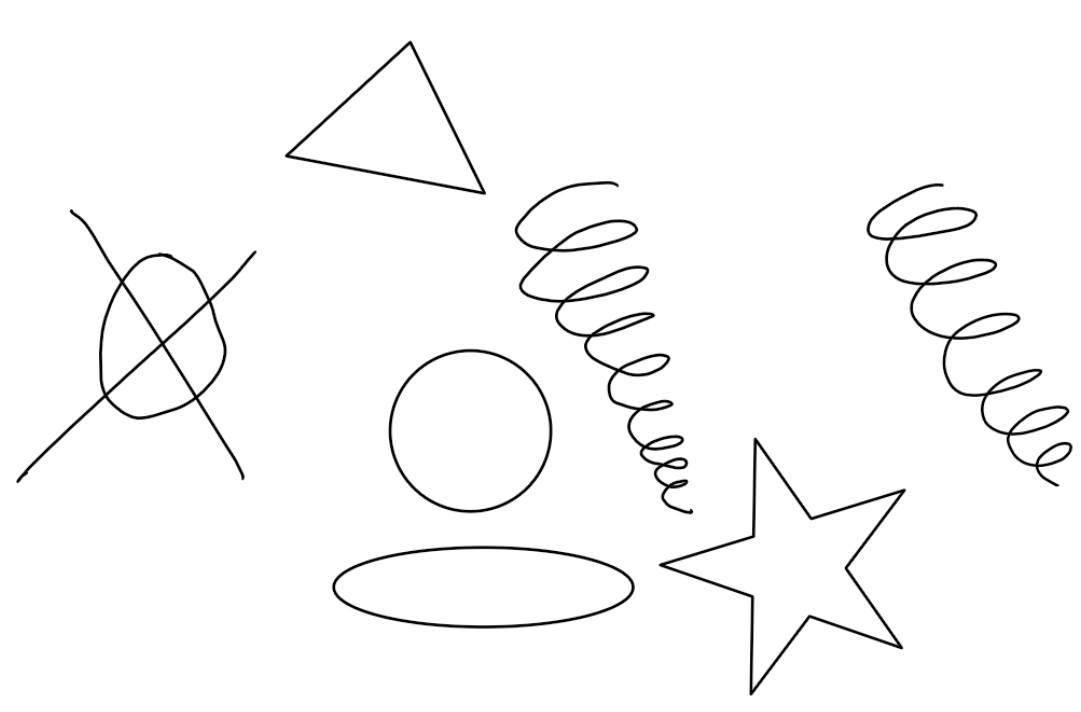
#> input picture archive/Testing_images/Shapes.png, 1081 x 712 px
$ python -i graph_formulation.py   (imports and definitions only)
#> lines starting #> are read from the running program, lines starting #| are printed output that depends on the picture; after the words box and inside, x2 and y2 are one past the last pixel; in counts of white or black regions, pixels touching at a corner belong together
"""
Graph Formulation (Sections 2.1.1 - 2.1.4)
Handles image binarisation, stroke-width rescaling, Lee's skeletonisation,
Rutovitz crossing numbers, junction-blob clustering, RDP simplification,
and loop-safe junction merging.
"""

import numpy as np
from PIL import Image
from scipy import ndimage
from scipy.spatial import cKDTree
from skimage.morphology import skeletonize
import networkx as nx
import matplotlib.pyplot as plt

OFFSETS = [
    (-1, -1), (-1, 0), (-1, 1),
    ( 0, -1),          ( 0, 1),
    ( 1, -1), ( 1, 0), ( 1, 1),
]


# ==========================================================
# 1. PRE-PROCESSING, RESCALING & BINARISATION (2.1.1)
# ==========================================================
def load_and_scale_image(
    image_path,
    input_stroke_width=8.0,
    target_stroke_width=4.0,
    threshold=128,
):
    """
    Loads an image, flattens alpha onto white, binarises, crops tightly to
    foreground content, and downscales if input_stroke_width > target_stroke_width
    for clean medial-axis thinning.
    """
#> called with image_path = '../Testing_images/Shapes.png', input_stroke_width = 8, target_stroke_width = 4, threshold = 128
    with Image.open(image_path) as img:
#> img is the input picture: PIL image 1081x712 RGBA; mean R, G, B, A 248.9, 248.9, 248.9, 255
        if img.mode in ("RGBA", "LA") or (img.mode == "P" and "transparency" in img.info):
            rgba = img.convert("RGBA")
            white = Image.new("RGBA", rgba.size, (255, 255, 255, 255))
#> white: PIL image 1081x712 RGBA; every value is 255
            gray_img = Image.alpha_composite(white, rgba).convert("L")
        else:
            gray_img = img.convert("L")
        arr = np.array(gray_img, dtype=np.uint8)

    binary = arr < threshold
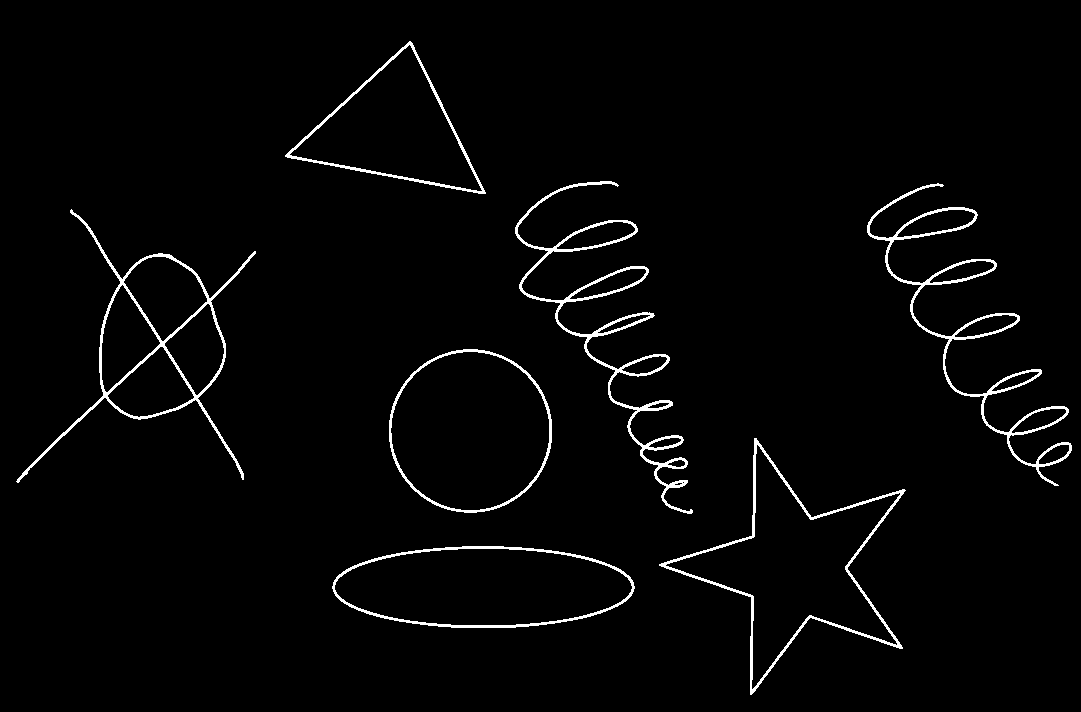
#> binary: shape (712, 1081) bool; 2.4% white in thin lines or dots, all inside (x1, y1, x2, y2) = (16, 41, 1072, 695)
    if np.sum(binary) > binary.size / 2:
        binary = ~binary

    active = np.argwhere(binary)
#> active = 18456 pairs, first value 41 to 694, second value 16 to 1071
    if len(active) == 0:
        padded = np.pad(binary, pad_width=1, mode="constant", constant_values=False)
        return padded, 1.0, float(np.hypot(*padded.shape))

    r_min, c_min = active.min(axis=0)
#> r_min = 41; c_min = 16
    r_max, c_max = active.max(axis=0) + 1
#> r_max = 695; c_max = 1072
    cropped = binary[r_min:r_max, c_min:c_max]
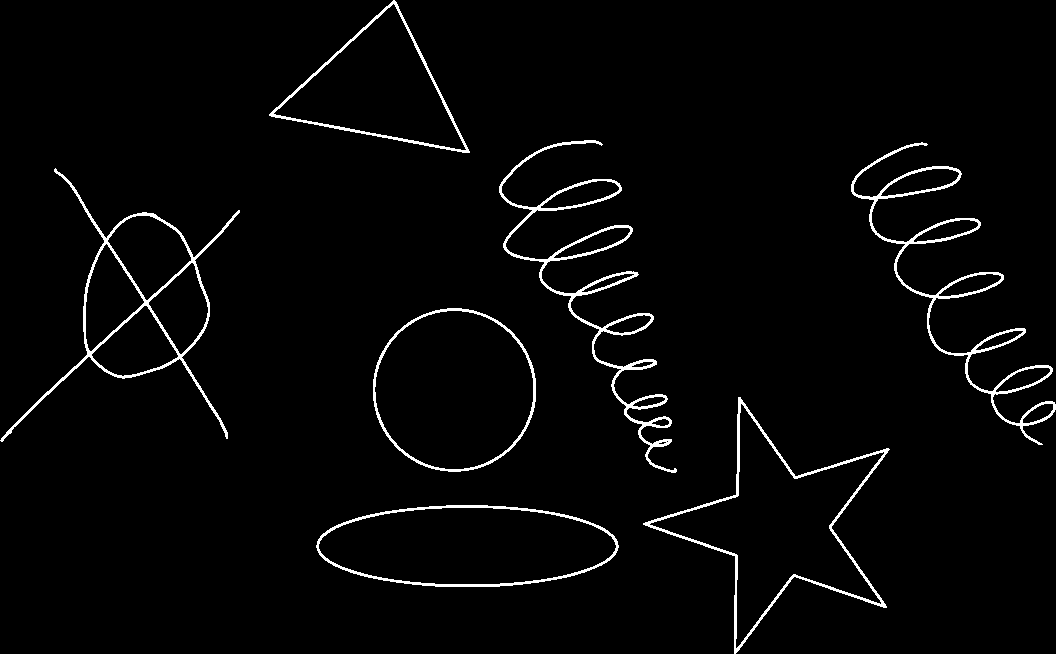
#> cropped: shape (654, 1056) bool; 2.7% white in thin lines or dots

    h_orig, w_orig = cropped.shape
    orig_diag = float(np.hypot(h_orig, w_orig))

    # Downsample thick strokes so skeletonisation produces clean 1px centerlines
    downsample = max(1.0, float(input_stroke_width) / max(1.0, float(target_stroke_width)))
    if downsample > 1.05:
        h_work = max(3, int(round(h_orig / downsample)))
        w_work = max(3, int(round(w_orig / downsample)))
        pil_mask = Image.fromarray((cropped.astype(np.uint8)) * 255, mode="L")
#> pil_mask: PIL image 1056x654 L; 2.7% white in thin lines or dots
        resized = pil_mask.resize((w_work, h_work), resample=Image.Resampling.BILINEAR)
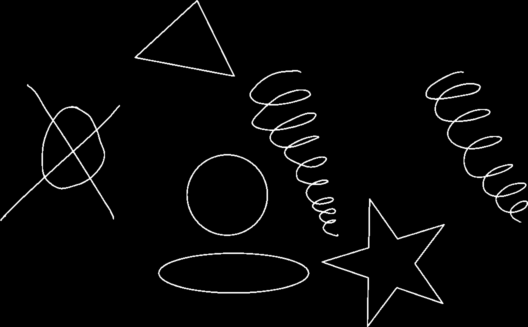
#> resized: PIL image 528x327 L; min 0, max 255, mean 6.8
        work_mask = np.array(resized, dtype=np.uint8) >= 96
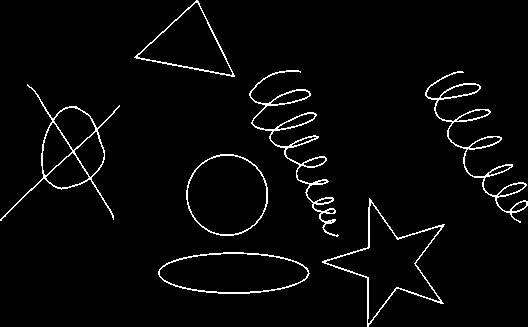
#> work_mask: shape (327, 528) bool; 3.2% white in thin lines or dots
        scale_factor = orig_diag / float(np.hypot(h_work, w_work))
    else:
        work_mask = cropped
        scale_factor = 1.0

    # Pad by 1px so boundary foreground pixels have a complete 8-neighbourhood
    padded_mask = np.pad(work_mask, pad_width=1, mode="constant", constant_values=False)
#> padded_mask: shape (329, 530) bool; 3.1% white in thin lines or dots
#> (the rest of the program and of its run is left out)
